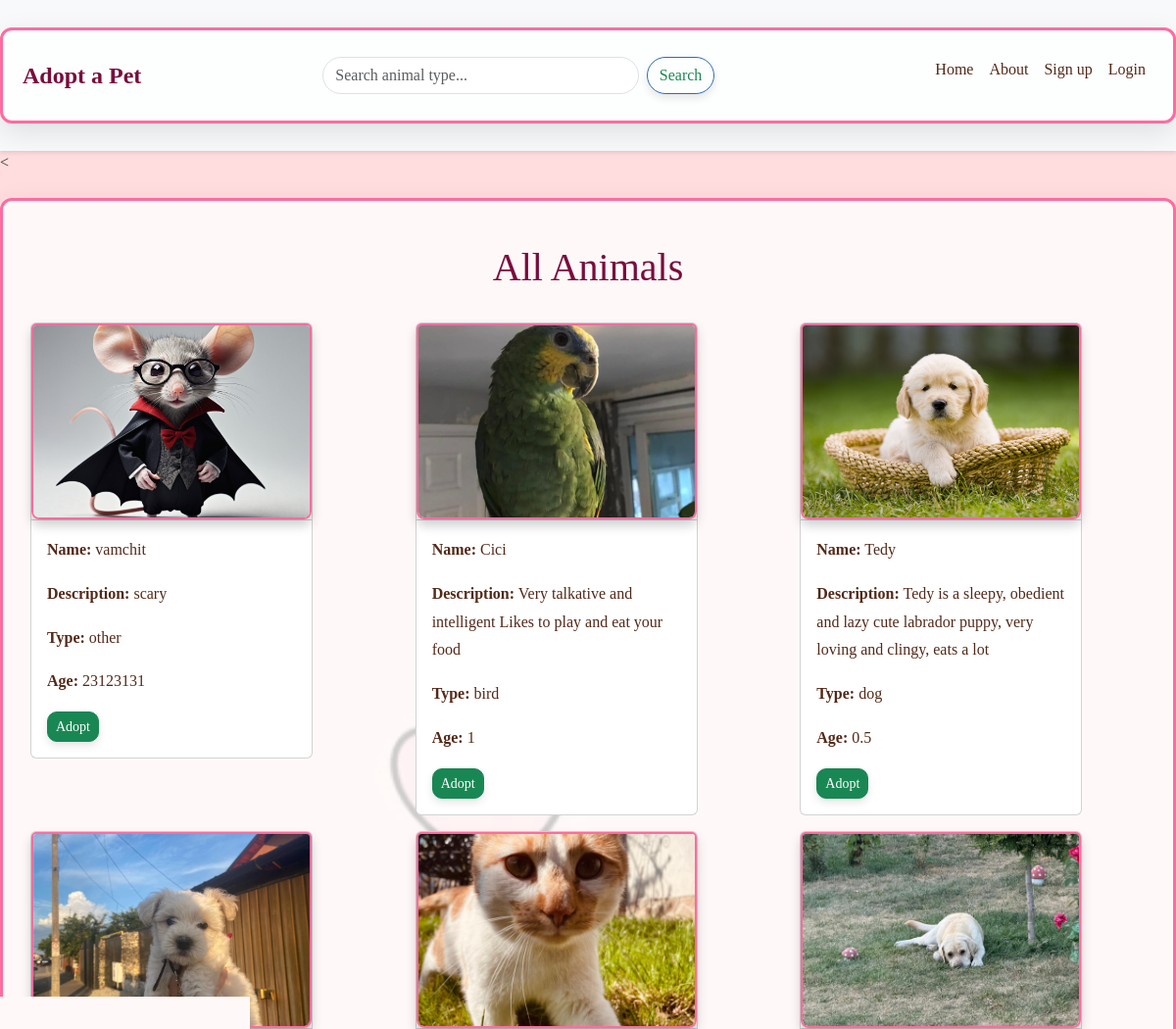
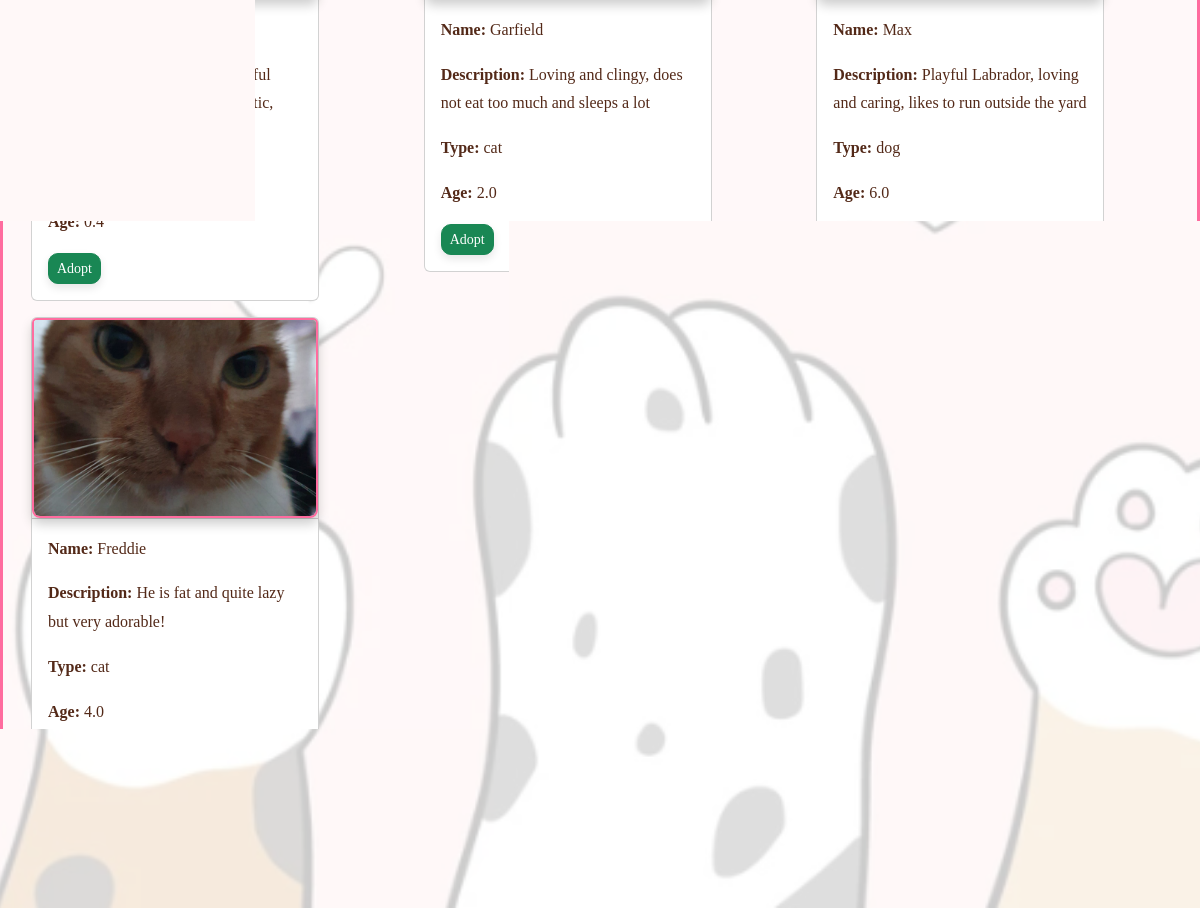
Page /animals on the committed database (2 pictures, top to bottom).
### app/models.py (models this page shows, shortened)
class Animal(db.Model):
    id = db.Column(db.Integer, primary_key=True)
    name = db.Column(db.String(100), nullable=False)
    age = db.Column(db.String(20), nullable=False)  # Age stored as string (e.g., "2 years")
    animal_type = db.Column(db.String(50), nullable=False)  # e.g., "dog", "cat"
    description = db.Column(db.Text, nullable=True)
    image = db.Column(db.String(255), nullable=False)  # Path to the image file

### app/backend/routes.py (the view)
@main.route('/animals', methods=['GET'])
def animals():
    animal_type = request.args.get('type')
    if animal_type:
        animals = Animal.query.filter_by(animal_type=animal_type).all()
    else:
        animals = Animal.query.all()
    for animal in animals:
        animal.image_path = f'{animal.image}'
    return render_template('animals.html', animals=animals, filter_type=animal_type)

### app/frontend/templates/animals.html (shortened to what this page needs)
{% extends "home.html" %}
{% block content %}
<h1 class="text-center my-4">All Animals</h1>
<div class="row">
    {% for animal in animals %}
    <div class="col-12 col-md-6 col-lg-4">
        <div class="card m-2" style="width: 18rem;">
            <div class="card-header p-0">
                <img src="{{ url_for('static', filename=animal.image_path) }}" class="card-img-top" alt="{{ animal.jpg }}" style="height: 200px; object-fit: cover;">
            </div>
            <div class="card-body">
                <p class="card-text"><strong>Name:</strong> {{ animal.name }}</p>
                <p class="card-text"><strong>Description:</strong> {{ animal.description }}</p>
                <p class="card-text"><strong>Type:</strong> {{ animal.animal_type }}</p>
                <p class="card-text"><strong>Age:</strong> {{ animal.age }}</p>
                <div class="d-flex justify-content-between mt-2">
                    {% if not current_user.is_admin %}
                    <a href="{{ url_for('main.adopt_animal', animal_id=animal.id) }}" class="btn btn-success btn-sm">Adopt</a>
                    {% endif %}
                </div>
            </div>
        </div>
    </div>
    {% endfor %}
</div>
{% endblock %}

### app/frontend/static/css/style.css (style rules this page uses)
body { font-family: 'Georgia', serif; background-color: #FDDCDDFF; margin: 0; padding: 0; background-image: url('/static/images/background.png'); background-size: cover; background-repeat: no-repeat; background-attachment: fixed; background-position: center; }
h1, h2 { color: #7A0C3C; font-family: 'Playfair Display', serif; }
img { border-radius: 8px; box-shadow: 0 6px 12px rgba(0, 0, 0, 0.2); border: 2px solid #ff6c9f; }
p { line-height: 1.8; color: #532918; }
.btn { transition: background-color 0.3s ease, transform 0.3s ease; }
.card-img-top { transition: transform 0.3s ease; }
.btn { border-radius: 10px; box-shadow: 0px 4px 8px rgba(0, 0, 0, 0.1); }
body { background-color: #cdc5c5; color: #333; }
.card { transition: transform 0.3s ease; }
h1 { text-align: center; margin-bottom: 30px; }
img { max-width: 100%; height: auto; display: block; margin: 0 auto; }

### rows in the picture
Animal: shows a picture, name "vamchit", description "scary", animal_type "other", age "23123131"
Animal: shows a picture, name "Cici", description "Very talkative and intelligent Likes to play and eat your food", animal_type "bird", age "1"
Animal: shows a picture, name "Tedy", description "Tedy is a sleepy, obedient and lazy cute labrador puppy, very loving and clingy, eats a lot", animal_type "dog", age "0.5"
Animal: shows a picture, description "Otis is a very playful little Bichon puppy, very energetic, cheerful and loving", age "0.4"
Animal: shows a picture, name "Garfield", description "Loving and clingy, does not eat too much and sleeps a lot", animal_type "cat", age "2.0"
Animal: shows a picture, name "Max", description "Playful Labrador, loving and caring, likes to run outside the yard", animal_type "dog", age "6.0"
Animal: shows a picture, name "Freddie", description "He is fat and quite lazy but very adorable!", animal_type "cat", age "4.0"
